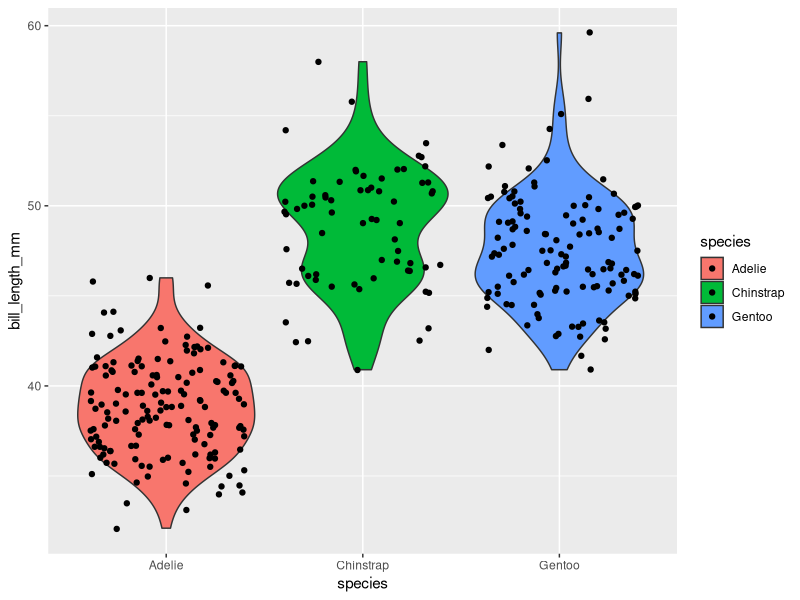
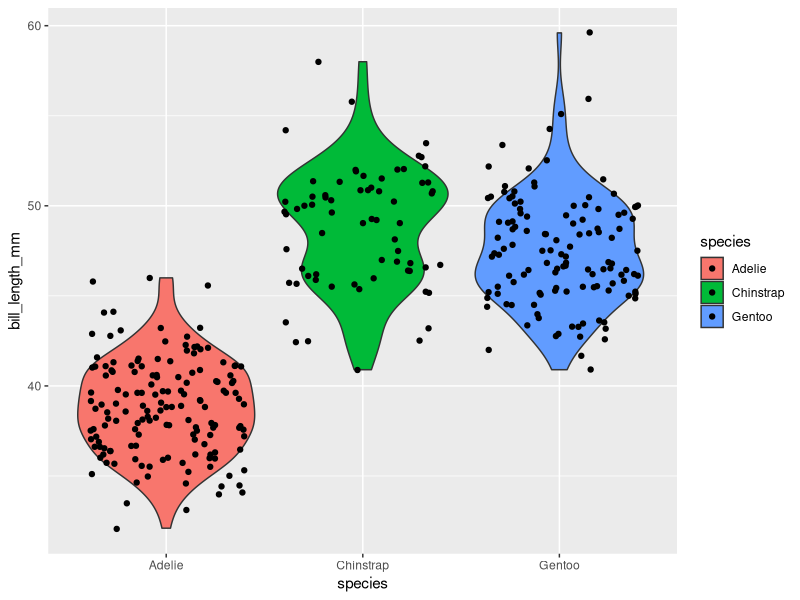

Write the R code that produced these figures, in order.

            library(ggplot2)
            library(palmerpenguins)
            built_answer <- tryCatch(
                {
                    set.seed(42)
                    ggplot(penguins, aes(x = species, y = bill_length_mm, fill = species)) + geom_violin() + geom_jitter()
                    suppressWarnings(
                        if (!file.exists("/sandbox/figures/bill-length_species_violin_jitter_overlay_answer.png")) {
                            ggsave(
                                width = 3,
                                height = 3,
                                "/sandbox/figures/bill-length_species_violin_jitter_overlay_answer.png"
                            )
                        }
                    )
                    suppressWarnings(
                        ggplot_build(last_plot())
                    )
                },
                error = function(e) {
                    'ERROR'
                }
            )
            built_submission <- tryCatch(
                {
                    set.seed(42)
                    ggplot(penguins, aes(x = species, y = bill_length_mm, fill = species)) + geom_violin() + geom_jitter()
                    suppressWarnings(
                        ggsave(
                            width = 3,
                            height = 3,
                            "figures/bill-length_species_violin_jitter_overlay_submission_command-a-plus.png"
                        )
                    )
                    suppressWarnings(
                        ggplot_build(last_plot())
                    )
                },
                error = function(e) {
                    'ERROR'
                }
            )
            cat(isTRUE(all.equal(built_answer, built_submission)))
        
